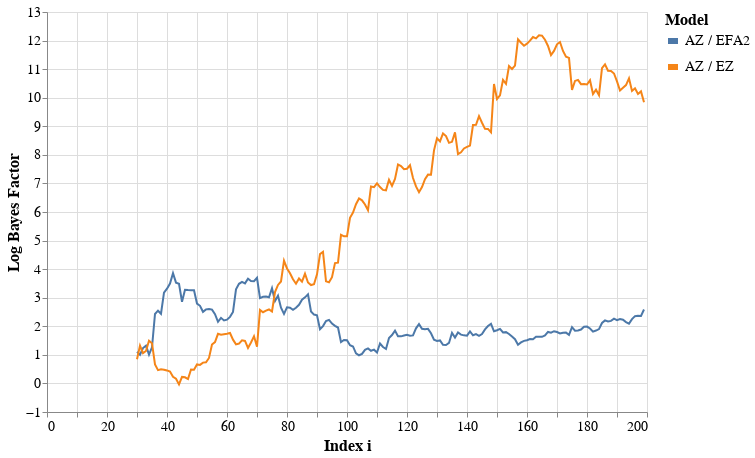

Notebook code for this chart:
### Code cell
bfdf = pd.DataFrame.from_dict(bf)
bfdf.rename({
    'm5':'AZ', 
    'm7':'EZ',
    'm9':'EFA2',
#     'm10':'EFA2.C',
    'm15':'EFA1',
    'm16':'EFA3'
}, axis=1, inplace=True)

bfdf['t']  = np.arange(30, len(bfdf)+30)
for i in ['EFA2', 'EZ']:
    bfdf['AZ / '+str(i)] = bfdf['AZ']-bfdf[str(i)]
bfdf.drop(['EFA2', 'EFA1', 'EZ', 'EFA3', 'AZ'], axis=1, inplace=True)
bfdf = bfdf.melt(id_vars='t', var_name='Model')
width = 600
height = 400
c = alt.Chart(bfdf).mark_line(
    strokeWidth = 2,
    ).encode(
    alt.X('t:Q', title='Index i', scale=alt.Scale(domain=[0,200])),
    alt.Y('value:Q', title='Log Bayes Factor'),
    alt.Color('Model')
    ).properties(
    width=width, height=height
    ).configure_legend(
    titleFontSize=16,
    labelFontSize=14,
    symbolStrokeWidth=6
    ).configure_axis(
    labelFontSize=14,
    titleFontSize=16
).interactive()

c

### Figure 1 — Vega-Lite specification as saved in the notebook (floating-point values rounded to 4 significant figures; data arrays with more than 128 entries replaced by an {"elided": "..."} marker saying what was removed)
{"config": {"view": {"continuousWidth": 400, "continuousHeight": 300}, "axis": {"labelFontSize": 14, "titleFontSize": 16}, "legend": {"labelFontSize": 14, "symbolStrokeWidth": 6, "titleFontSize": 16}}, "data": {"name": "data-1a42e9dc7d2caa5e224f74752d58ae60"}, "mark": {"type": "line", "strokeWidth": 2}, "encoding": {"color": {"type": "nominal", "field": "Model"}, "x": {"type": "quantitative", "field": "t", "scale": {"domain": [0, 200]}, "title": "Index i"}, "y": {"type": "quantitative", "field": "value", "title": "Log Bayes Factor"}}, "height": 400, "selection": {"selector002": {"type": "interval", "bind": "scales", "encodings": ["x", "y"]}}, "width": 600, "$schema": "https://vega.github.io/schema/vega-lite/v4.8.1.json", "datasets": {"data-1a42e9dc7d2caa5e224f74752d58ae60": {"elided": "340 records"}}}
